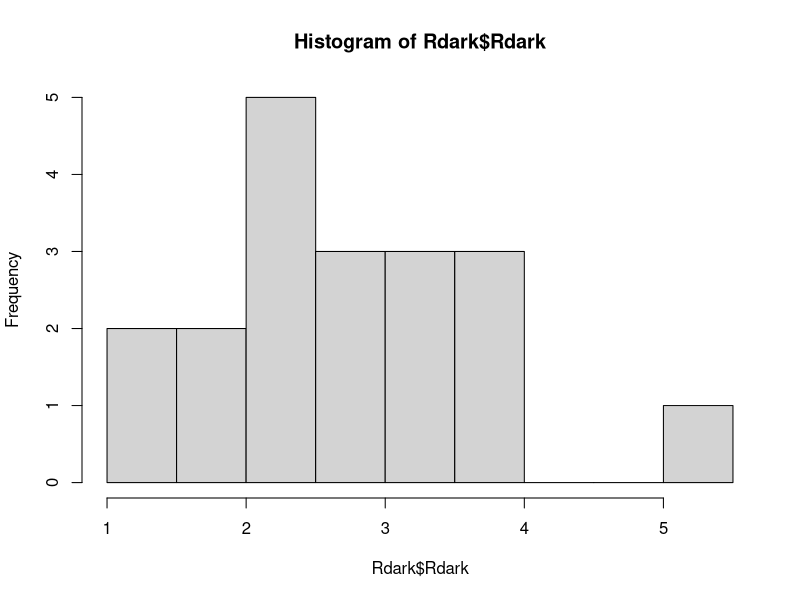
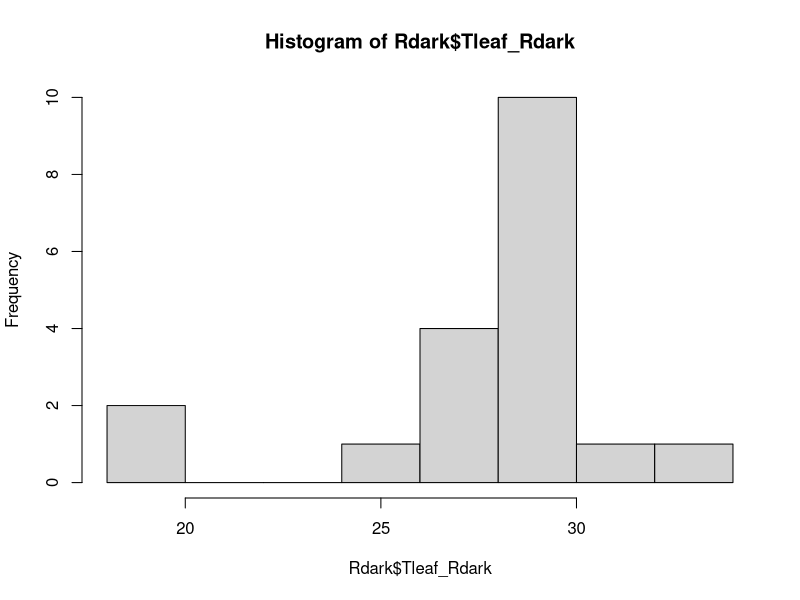

Recreate these plots in R, in order.
## This code is used to import and transform dark respiration data. This is an optional step of the process.
## It is used to import Rdark data and transform it in a standard format

# Load the 'here' package to easily reference files and folders path, which is robust and independent on your platform (Linux, Windows..)
library(here)

# Find the path of the top relative directory
path=here()

# Set the working directory to the 'Rogers_et_al_2020' folder where the data is located
setwd(file.path(path,'/Datasets/Rogers_et_al_2020'))

# Importing the author's Rdark data
data_Rdark=read.csv("Seward_2019_Rdark.csv")

# Creating a Rdark dataframe
Rdark=data.frame(SampleID=data_Rdark$SampleID,Rdark=-data_Rdark$Rdark,Tleaf_Rdark=data_Rdark$Tleaf)

# Checking data quality
hist(Rdark$Rdark) # No negative values
hist(Rdark$Tleaf_Rdark)


# Saving Rdark data
save(Rdark,file="Rdark_data.Rdata")
